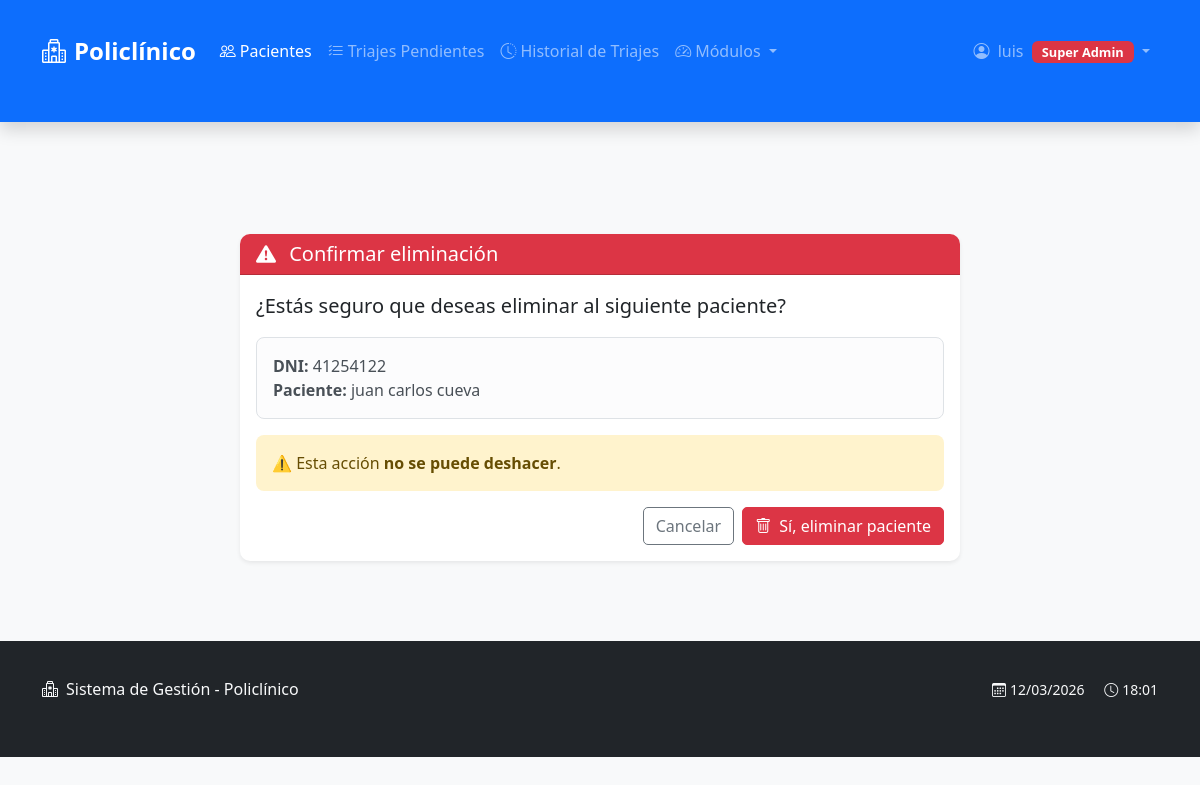
Screenshot of /recepcion/pacientes/eliminar/1/ (signed in) with the database file from the repository.
### pacientes/models.py (models this page shows, shortened)
class Paciente(models.Model):
    dni = models.CharField(max_length=8, unique=True)
    nombres = models.CharField(max_length=100)
    apellidos = models.CharField(max_length=100)
    fecha_nacimiento = models.DateField()
    telefono = models.CharField(max_length=15, blank=True)
    direccion = models.CharField(max_length=200, blank=True)
    creado_en = models.DateTimeField(auto_now_add=True)
    activo = models.BooleanField(default=True, verbose_name='¿Activo?',help_text='Indica si el paciente está activo en el sistema')

### pacientes/views.py (the view, shortened to what this page needs)
# urls.py: path('eliminar/<int:paciente_id>/', views.eliminar_paciente, name='eliminar_paciente'),
@grupo_requerido('recepcion', 'administrador')
@never_cache
@login_required
def eliminar_paciente(request, paciente_id):
    paciente = get_object_or_404(Paciente, pk=paciente_id)
    return render(request, 'pacientes/confirmar_eliminar.html', {
        'paciente': paciente,
        'titulo': f'Desactivar Paciente: {paciente.nombres} {paciente.apellidos}'
    })

### config/context_processors.py (called while the page is built)
def grupos_usuario(request):
    if request.user.is_authenticated:
        grupos = list(request.user.groups.values_list('name', flat=True))
        return {
            'user_groups': grupos,
            'es_doctor': 'doctores' in grupos,
            'es_recepcion': 'recepcion' in grupos,
            'es_farmacia': 'farmacia' in grupos,
            'es_laboratorio': 'laboratorio' in grupos,
            'es_administrador': 'administrador' in grupos,
            'es_super_user': request.user.is_superuser,
        }
    return {}

### pacientes/templates/pacientes/confirmar_eliminar.html (shortened to what this page needs)
{% extends 'base.html' %}
{% block content %}
<div class="container mt-5">
    <div class="row justify-content-center">
        <div class="col-lg-8">
            <div class="card shadow-sm border-0">
                <div class="card-header bg-danger text-white">
                    <h5 class="mb-0">
                        <i class="bi bi-exclamation-triangle-fill me-2"></i>
                        Confirmar eliminación
                    </h5>
                </div>
                <div class="card-body">
                    <p class="fs-5">
                        ¿Estás seguro que deseas eliminar al siguiente paciente?
                    </p>
                    <div class="alert alert-light border">
                        <strong>DNI:</strong> {{ paciente.dni }} <br>
                        <strong>Paciente:</strong> {{ paciente.nombres }} {{ paciente.apellidos }}
                    </div>
                    <div class="alert alert-warning">
                        ⚠️ Esta acción <strong>no se puede deshacer</strong>.
                    </div>
                    <form method="post" class="d-flex justify-content-end">
                        <a href="{% url 'lista_pacientes' %}" class="btn btn-outline-secondary me-2">
                            Cancelar
                        </a>
                        <button type="submit" class="btn btn-danger">
                            <i class="bi bi-trash me-1"></i>
                            Sí, eliminar paciente
                        </button>
                    </form>
                </div>
            </div>
        </div>
    </div>
</div>
{% endblock %}

### templates/base.html (shortened to what this page needs)
<!DOCTYPE html>
<html lang="es">
<head>
    <link href="https://cdn.jsdelivr.net/npm/bootstrap@5.3.1/dist/css/bootstrap.min.css" rel="stylesheet">
    <link rel="stylesheet" href="https://cdn.jsdelivr.net/npm/bootstrap-icons@1.11.0/font/bootstrap-icons.css">
    <link rel="stylesheet" href="https://cdnjs.cloudflare.com/ajax/libs/font-awesome/6.4.0/css/all.min.css">
    {% load static %}
    <link rel="stylesheet" href="{% static 'css/styles.css' %}">
</head>
<body>
    <nav class="navbar navbar-expand-lg navbar-dark bg-primary shadow">
        <div class="container">
            <a class="navbar-brand" href="{% url 'inicio' %}">
                <i class="bi bi-hospital me-2"></i>Policlínico
            </a>
            <div class="collapse navbar-collapse" id="navbarNav">
                <ul class="navbar-nav me-auto" id="mainNavbar">
                    {% if user.is_authenticated %}
                        {% if es_recepcion or es_administrador or es_super_user %}
                        <li class="nav-item">
                            <a class="nav-link {% if '/pacientes/' in request.path %}active{% endif %}"
                               href="{% url 'lista_pacientes' %}">
                                <i class="bi bi-people me-1"></i>Pacientes
                            </a>
                        </li>
                        <li class="nav-item">
                            <a class="nav-link {% if '/triaje/' in request.path %}active{% endif %}"
                               href="{% url 'lista_triaje_pendiente' %}">
                                <i class="bi bi-list-check me-1"></i>Triajes Pendientes
                            </a>
                        </li>
                        <li class="nav-item">
                            <a class="nav-link {% if '/historial-triajes/' in request.path %}active{% endif %}"
                               href="{% url 'historial_triajes' %}">
                                <i class="bi bi-clock-history me-1"></i>Historial de Triajes
                            </a>
                        </li>
                        {% endif %}
                        {% if es_administrador or es_super_user %}
                        <li class="nav-item dropdown">
                            <a class="nav-link dropdown-toggle" href="#" role="button" data-bs-toggle="dropdown">
                                <i class="bi bi-speedometer2 me-1"></i>Módulos
                            </a>
                        </li>
                        {% endif %}
                    {% endif %}
                </ul>
                <ul class="navbar-nav">
                    {% if user.is_authenticated %}
                    <li class="nav-item dropdown">
                        <a class="nav-link dropdown-toggle" href="#" role="button" data-bs-toggle="dropdown" aria-expanded="false">
                            <i class="bi bi-person-circle me-1"></i>
                            {{ user.username }}
                            <span class="badge
                                {% if es_super_user %}bg-danger
                                {% elif es_administrador %}bg-danger
                                {% elif es_doctor %}bg-success
                                {% elif es_recepcion %}bg-warning
                                {% elif es_farmacia %}bg-info
                                {% elif es_laboratorio %}bg-secondary
                                {% else %}bg-secondary{% endif %} ms-1">
                                {% if es_super_user %}Super Admin
                                {% elif es_administrador %}Admin
                                {% elif es_doctor %}Doctor
                                {% elif es_recepcion %}Recepción
                                {% elif es_farmacia %}Farmacia
                                {% elif es_laboratorio %}Laboratorio
                                {% else %}Usuario{% endif %}
                            </span>
                        </a>
                    </li>
                    {% endif %}
                </ul>
            </div>
        </div>
    </nav>
    <div class="container mt-4">
        {% block content %}{% endblock %}
    </div>
    <footer class="footer mt-auto py-3 bg-dark text-white">
        <div class="container">
            <div class="row">
                <div class="col-md-6">
                    <span class="text-light">
                        <i class="bi bi-hospital me-2"></i>Sistema de Gestión - Policlínico
                    </span>
                </div>
                <div class="col-md-6 text-md-end">
                    <span class="text-light small">
                        <i class="bi bi-calendar3 me-1"></i>{% now "d/m/Y" %}
                        <i class="bi bi-clock ms-3 me-1"></i>{% now "H:i" %}
                    </span>
                </div>
            </div>
        </div>
    </footer>
</body>
</html>

### static/css/styles.css (style rules this page uses)
body { font-family: 'Segoe UI', Tahoma, Geneva, Verdana, sans-serif; background-color: #f8f9fa; }
.navbar-brand { font-weight: 700; font-size: 1.5rem; }
.card { box-shadow: 0 2px 10px rgba(0,0,0,0.1); border: none; border-radius: 10px; }
.card-header { border-radius: 10px 10px 0 0 !important; }
.btn { border-radius: 5px; font-weight: 500; }
.badge { font-size: 0.8em; padding: 5px 10px; }
.alert { border-radius: 8px; border: none; }
.container { padding-top: 20px; padding-bottom: 40px; }
.footer { background-color: #343a40; color: white; padding: 20px 0; margin-top: 40px; }

### rows the page displays
Paciente: dni "41254122", nombres "juan carlos", apellidos "cueva"

### other values shown
{{ user.username }} "luis"
